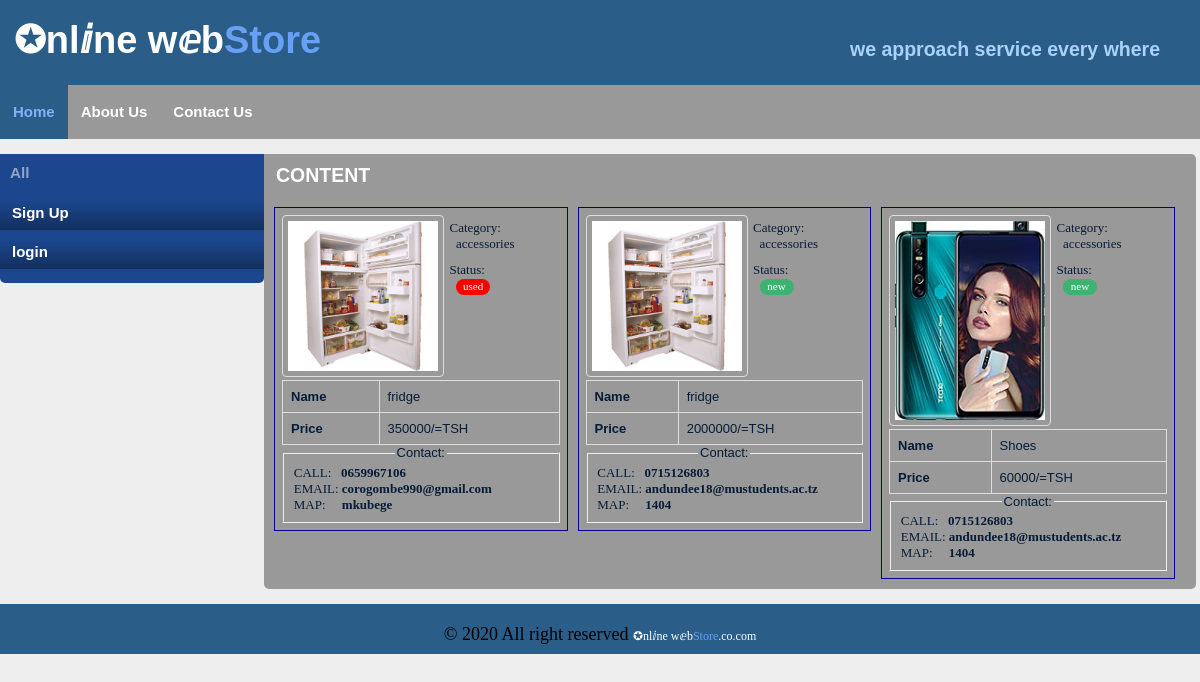
The page / on the database its author committed.
### tables this page shows
CREATE TABLE `items` (
  `item_id` int(11) NOT NULL,
  `item_name` varchar(25) NOT NULL,
  `item_cat` int(11) NOT NULL,
  `item_cat_stat` int(11) NOT NULL,
  `user` varchar(13) NOT NULL,
  `price` float NOT NULL,
  `is_sold` int(1) NOT NULL DEFAULT 0
);

CREATE TABLE `item_image` (
  `item_img_id` int(11) NOT NULL,
  `item_img_name` longtext NOT NULL,
  `item` int(11) NOT NULL
);

CREATE TABLE `item_cats` (
  `icat_id` int(11) NOT NULL,
  `icat_name` varchar(25) NOT NULL
);

CREATE TABLE `item_cat_status` (
  `icst_id` int(11) NOT NULL,
  `icst_name` varchar(25) NOT NULL
);

CREATE TABLE `users` (
  `user_id` varchar(13) NOT NULL,
  `first_name` varchar(25) NOT NULL,
  `middle_name` varchar(25) DEFAULT NULL,
  `last_name` varchar(25) NOT NULL,
  `phone_on` int(13) NOT NULL,
  `email` varchar(40) NOT NULL,
  `user_img` varchar(255) DEFAULT NULL,
  `user_address` varchar(255) NOT NULL
);

### index.php (the view, shortened to what this page needs)
<?php
    require_once('ows_database/ows_connection.php');
    $page_name = 'Home';
?>
    <?php include 'header.php';?>
	<div class="content">
        <h2 class="head-h text-white">CONTENT</h2>
        <?php
            $select_items = "SELECT * FROM  items JOIN item_cats ON items.item_cat=item_cats.icat_id JOIN item_cat_status ON items.item_cat_stat=item_cat_status.icst_id JOIN users ON items.user=users.user_id JOIN item_image ON items.item_id=item_image.item WHERE items.is_sold=0";
            $data_items = mysqli_query($ows_conn, $select_items);
            while ($item = mysqli_fetch_array($data_items)) {
                $imageURL = 'ows_item_img/'.$item["item_img_name"];
                if ($item["icst_name"] == 'new') {
                    $icst_badge = 'bg-green';
                }else if ($item["icst_name"] == 'used') {
                    $icst_badge = 'bg-red';
                }else{
                    $icst_badge = 'bg-yellow';
                } ?>
                <div class="box">
                    <a href="<?php echo $imageURL; ?>">
                      <img class="img_item" src="<?php echo $imageURL; ?>" alt="<?php echo $item["item_name"]; ?>">
                    </a>
                    <div class="pro-left">
                        <p>Category: <br>&nbsp;&nbsp;<?php echo $item["icat_name"]; ?></p>
                        <p>Status:  <br>&nbsp;&nbsp; <span class="<?php echo $icst_badge;?>"><?php echo $item["icst_name"]; ?></span></p>
                    </div>
                    <div class="pro-right">
                        <table>
                            <tr>
                                <th>Name</th><td col='3'><?php echo $item["item_name"]; ?></td>
                            </tr>
                            <tr>
                                <th>Price</th><td col='3'><?php echo $item["price"]; ?>/=TSH</td>
                            </tr>
                        </table>
                        <fieldset>
                            <legend>Contact:</legend>
                            <p>CALL:&nbsp;&nbsp;&nbsp;<strong>0<?php echo $item["phone_on"];?></strong></p>
                            <p>EMAIL: <strong><?php echo $item["email"];?></strong></p>
                            <p>MAP: &nbsp;&nbsp;&nbsp;&nbsp;<strong><?php echo $item["user_address"];?></strong></p>
                        </fieldset>
                    </div>
                </div>
        <?php } ?>
    </div>
    <?php include 'footer.php';?>

### header.php (shortened to what this page needs)
<?php
	$bland = '&#10026;nl&#8520;ne w&#8519;b<span class="brand-end">Store</span>';
    $brand_slogan = 'we approach service every where';
?>
<!DOCTYPE html>
<html>
<head>
<link rel="stylesheet" type="text/css" href="ows_css/style.css" />
</head>
<body>
    <div class="container">
		<div class="header">
        	<h1 class="brand"><?php echo $bland;?></h1>
            <h2 class="brand-slogan"><?php echo $brand_slogan;?></h2>
        </div>
        <div class="main-menu">
            <ul>
                <li class="<?php if($page_name == 'Home'){ echo 'active';}?>"><a href="index.php">Home</a></li>
                <li class="<?php if($page_name == 'about_us'){ echo 'active';}?>"><a href="about_us.php">About Us</a></li>
                <li class="<?php if($page_name == 'contact_us'){ echo 'active';}?>"><a href="contact_us.php">Contact Us</a></li>
            </ul>
        </div>
        <div class="leftmenu">
            <div class="leftmenu_main">
                <?php if(empty($_SESSION['loged_in'])) { ?>
                    <h3 class="menu_head text-muted">All</h3>
                <?php }else { ?>
                    <h3 class="menu_head text-muted"><span class="online text-green">&#9864;</span><?php echo $_SESSION['loged_in_surname'];?></h3>
                <?php } ?>
                <ul>
                    <?php if (empty($_SESSION['loged_in'])) { ?>
	                    <li class="<?php if($page_name == 'sign_up'){ echo 'left-active';}?>"><a href="sign_up.php">Sign Up</a></li>
	                    <li class="<?php if($page_name == 'login'){ echo 'left-active';}?>"><a href="login.php">login</a></li>
                    <?php }?>
                </ul>
            </div>
        </div>

### conts_variable.php (shortened to what this page needs)
<?php
	$bland = '&#10026;nl&#8520;ne w&#8519;b<span class="brand-end">Store</span>';
?>

### footer.php
<?php include_once 'conts_variable.php'; ?>
		<div class="footer">
    		<p>&copy; 2020 All right reserved <a href="index.php"><?php echo $bland;?>.co.com</a></p>
        </div>
   </div>
</body>
</html>

### ows_css/style.css (style rules this page uses)
body { margin: 0; padding: 0; font-family: "verdana", "Comic Sans", sans-serif; font-size: 13px; color: #061C37; background-color: #EEE; }
h1,h2,h3,h4,h5,h6,.paragraph p { font-family: SourceSansProBold,Arial,sans-serif }
p { font-family: Times New Roman; }
* { margin: 0 auto 0 auto; text-align:left; }
.container { display: block; height:auto; position: relative; width: 1200px; overflow: hidden; }
.header { height:85px; width:1200px; background-color: #2a5d88; }
.brand { position:absolute; text-align:left; color:#FFF; font-size:38px; left:14px; top:18px; }
.brand-end { color: #67A0F5; }
.brand-slogan { position: absolute; text-align: right; color:#A9D1FA; left:730px; top:38px; width:430px; }
.main-menu { display:block; float:left; clear:both; width:1200px; height:54px; background-color: #999; }
.main-menu ul { list-style: none; padding: 0px; margin-left:auto; width:1200px; }
.main-menu li { list-style: none; padding: 0px; display: inline; }
.main-menu a { float: left; height: 36px; display: block; text-align: center; text-decoration: none; color: #FFF; font-size: 15px; font-weight: bold; padding: 18px 13px 0px 13px; }
.active a, .main-menu a:hover { color: #86AEF9; background-color: #2a5d88; }
.leftmenu { margin-top:15px; margin-bottom: 15px; width:264px; float:left; padding: 10px 0px 10px 0px; background-color: #1c478e; border-radius: 0 0 5px 5px; }
.leftmenu_main { width:264px; height:auto; background-color:#1C478E; }
.leftmenu_main ul { list-style: none; padding: 0px; width:264px; }
.leftmenu_main ul li { list-style: none; padding: 0px; width:264px; text-align:left; }
.leftmenu_main ul li a, .leftmenu_main ul li a:visited { display:block; list-style: none; padding: 0px; width:252px; padding-left:12px; padding-top:4px; height:30px; text-align:left; background-image:url(../ows_images/leftmenu_link.png); background-repeat:repeat-x; margin-top:5px; color:#FFFFFF; text-decoration:none; font-size:15px; font-weight:bold; }
.menu_head { list-style: none; padding: 0px; width:264px; color:#FFFFFF; padding-left:10px; padding-bottom:14px; }
.content { display: block; float: left; width: 925px; margin: 15px 0px 15px 0px; height: auto; padding: 0px 2px 0px 5px; background-color: #999; border-radius: 0 5px 5px 5px; }
.footer { clear: both; padding-top: 20px; background-color: #999; color: #FFF; height: 30px; background-color: #2a5d88; margin-top: 30px; }
.footer p { text-align: center; color: #000; font-size: 18px; }
.footer p a, .footer p a:visited { display:inline; text-align: right; font-size:12px; color: #FFF; text-decoration:none; }
.text-white { color: white; }
.text-muted { opacity: 0.5; }
.box { border: 1px solid darkblue; float: left; width: 30%; margin: 10px 5px 10px 5px; padding: 7px; }
.head-h { margin: 10px 0 10px 7px; }
.img_item { border: 1px solid #ddd; border-radius: 4px; padding: 5px; width: 150px; }
.bg-green,.bg-red,.bg-yellow,.bg-blue { border-radius: 30px;color: #fff;font-size: 11px;margin-top: 1px; min-width: 20px;padding: 1px 7px 3px 7px;position: absolute;text-align: center; }
.bg-green { background: MediumSeaGreen; }
.bg-red { background: red; }
.pro-left { float: right; padding: 5px; width: 105px; }
.pro-left p { padding: 0px 2px 10px 0px; }
table { font-family: arial, sans-serif; border-collapse: collapse; width: 100%; }
td, th { border: 1px solid #dddddd; text-align: left; padding: 8px; }

### rows shown on the page
items: item_name.item_img_name (picture), item_cat.icat_name "accessories", item_cat_stat.icst_name "used", item_name "fridge", price "350000", user.phone_on "659967106", user.email "corogombe990@gmail.com", user.user_address "mkubege"
items: item_name.item_img_name (picture), item_cat.icat_name "accessories", item_cat_stat.icst_name "new", item_name "fridge", price "2000000", user.phone_on "715126803", user.email "andundee18@mustudents.ac.tz", user.user_address "1404"
items: item_image.item_img_name (picture), item_cat.icat_name "accessories", item_cat_stat.icst_name "new", item_name "Shoes", price "60000", user.phone_on "715126803", user.email "andundee18@mustudents.ac.tz", user.user_address "1404"

### other values the page prints
$brand_slogan "we approach service every where"
